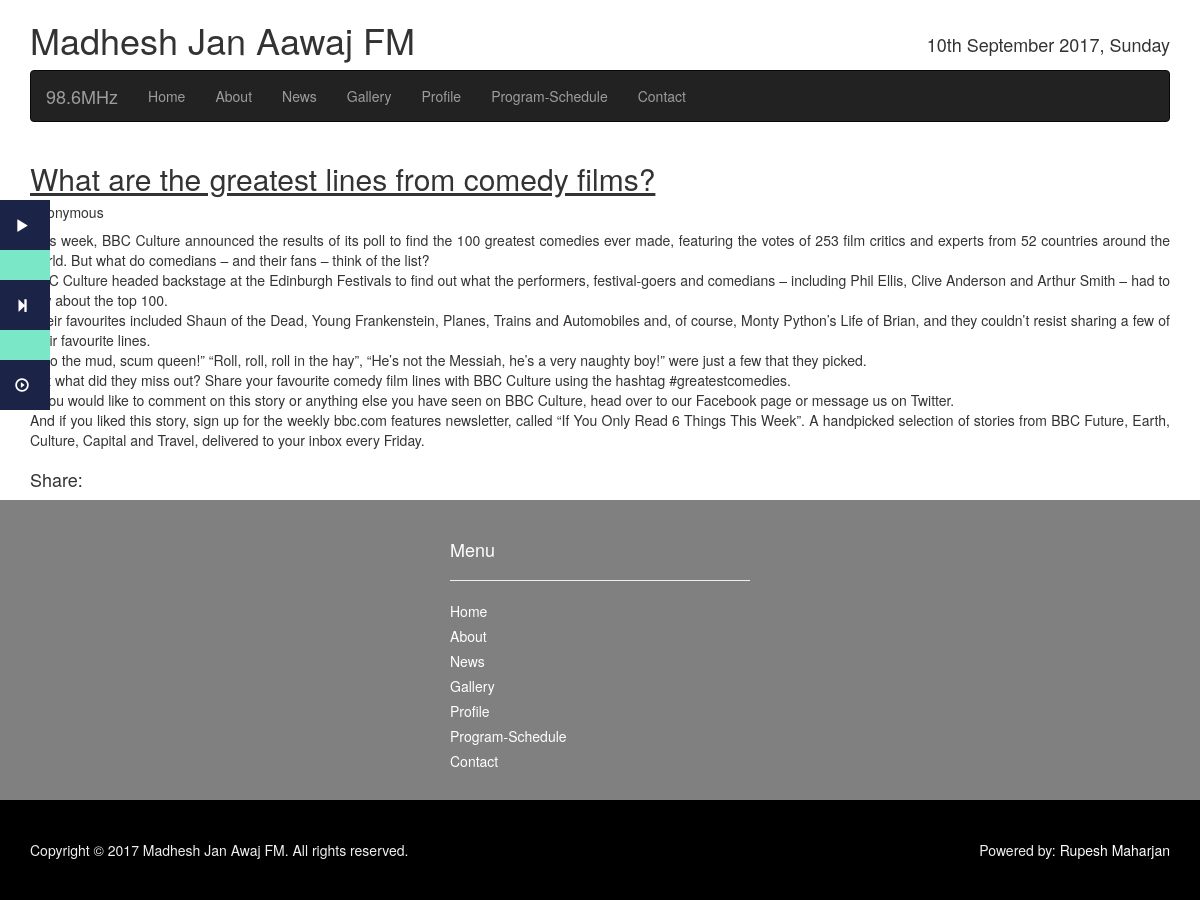
The page /fm_app/listsofnews/9 on the database its author committed.
### fm_app/models.py (models this page shows, shortened)
class Schedule(models.Model):
    host = models.CharField(max_length=256, null=False)
    title = models.CharField(max_length=256, null=False)
    start_time = models.TimeField(auto_now=False)
    end_time = models.TimeField(auto_now_add=False)
    day = models.ForeignKey('Day')

class NewsModel(models.Model):
    NEWS_TYPES = (
    ('SPORTS','Sports News'),
    ('LOCAL','Local News'),
    ('NATIONAL','National News'),
    ('INTERNATIONAL', 'International News'),
    )
    title = models.CharField(max_length=256)
    news = models.TextField()
    src_name = models.CharField(max_length=256, null=True, blank = True, default = 'Anonymous')
    image = models.ImageField(upload_to = 'images/news_img', null=True, blank=True)
    uploaded_date = models.DateTimeField(default = timezone.now)
    published_date = models.DateTimeField()
    newstype = models.CharField(max_length = 30, choices=NEWS_TYPES, default = 'SPORTS')
    flashNews = models.BooleanField(default=False)
    topNews = models.BooleanField(default=False)

### fm_app/views.py (the view)
# urls.py: url(r'^listsofnews/(?P<pk>\d+)$', views.NewsDetailView.as_view(), name='news_details'),
class NewsDetailView(generic.DetailView):
    context_object_name = 'news_details'
    model = models.NewsModel
    def get_context_data(self, **kwargs):
        context = super(NewsDetailView, self).get_context_data(**kwargs)
        context['nowplaying'] = models.Schedule.objects\
                                    .filter(day__name_of_day = today,
                                            end_time__gt = current_time)\
                                    .order_by('start_time')[:2]
        return context

### templates/fm_app/newsmodel_detail.html (shortened to what this page needs)
{% extends "fm_app/base.html" %}
{% block content %}
  <div style="float:left;">
    <h2><u>{{news_details.title}}</u></h2>
    <h5>{{news_details.src_name}}</h5>
    <p style="text-align:justify;">{{news_details.news|linebreaksbr}}</p>
  </div>
  <div style="float:left; width:100%;">
    <div style="float:left;margin-right:10px;">
      <h4>Share:</h4>
    </div>
</div>
{% endblock %}

### templates/fm_app/base.html (shortened to what this page needs)
<!DOCTYPE html>
{% load staticfiles %}
{% load tz %}
<html>
<head>
  <link rel="stylesheet" href="https://maxcdn.bootstrapcdn.com/bootstrap/3.3.7/css/bootstrap.min.css">
  <link rel="stylesheet" href="{% static 'fm_app/css/style.css' %}">
  <link rel="stylesheet" href="https://maxcdn.bootstrapcdn.com/bootstrap/3.3.7/css/bootstrap.min.css">
</head>
<body>
  <div class="constant">
      {% now 'P' as currtime %}
      {% for program in nowplaying %}
        {% if currtime >= program.start_time|time:"P" and currtime < program.end_time|time:"P" %}
                  <div class="nowplaying">
                    <div class="nowplaying_button">
                        <span class="glyphicon glyphicon-play"></span>
                    </div>
                    <div class="nowplaying_program_name">
                        <p>{{ program.title }}</p>
                    </div>
                  </div>
          {% else %}
                  <div class="nextplaying">
                    <div class="nextplaying_button">
                      <span class="glyphicon glyphicon-step-forward"></span>
                    </div>
                    <div class="nextplaying_program_name">
                    <p>@{{program.start_time}} {{ program.title }}</p>
                    </div>
                  </div>
        {% endif %}
      {% endfor %}
      <div class="fmradio">
        <div class="fmradio_btn">
          <span class="glyphicon glyphicon-play-circle"></span>
        </div>
    </div>
  </div>
  <div class="container">
    <h1 style="float:left;">Madhesh Jan Aawaj FM</h1>
    <h4 style="float:right; padding-top:25px;">{% now "jS F Y, l" %}</h4>
  </div>
  <div class="container">
    <nav class="navbar navbar-inverse">
      <a href="{% url 'homepage'%}" class="nav navbar-brand">98.6MHz</a>
      <ul class="nav navbar-nav navbar-left">
        <li class="nav navbar-link"><a href="{% url 'homepage'%}">Home</a></li>
        <li class="nav navbar-link"><a href="{% url 'fm_app:about' %}">About</a></li>
        <li class="nav navbar-link"><a href="{% url 'fm_app:listofnews' %}">News</a></li>
        <li class="nav navbar-link"><a href="{% url 'fm_app:gallery' %}">Gallery</a></li>
        <li class="nav navbar-link"><a href="{% url 'fm_app:profiles' %}">Profile</a></li>
        <li class="nav navbar-link"><a href="{% url 'fm_app:schedule'%}">Program-Schedule</a></li>
        <li class="nav navbar-link"><a href="{% url 'fm_app:contact'%}">Contact</a></li>
      </ul>
    </nav>
  </div>
  <div class="container">
    {% block content %}
    {% endblock %}
  </div>
  <div class="mini_content">
    <div class="container">
      <div class="calender">
      </div>
      <div class="menus_below">
        <h4>Menu</h4>
        <hr>
        <ul>
          <li><a href="{% url 'homepage'%}">Home</a></li>
          <li><a href="{% url 'fm_app:about' %}">About</a></li>
          <li><a href="{% url 'fm_app:listofnews' %}">News</a></li>
          <li><a href="{% url 'fm_app:gallery' %}">Gallery</a></li>
          <li><a href="{% url 'fm_app:profiles' %}">Profile</a></li>
          <li><a href="{% url 'fm_app:schedule'%}">Program-Schedule</a></li>
          <li><a href="{% url 'fm_app:contact'%}">Contact</a></li>
        </ul>
      </div>
      <div class="fb_block">
        <iframe src="https://www.facebook.com/plugins/page.php?href=https%3A%2F%2Fwww.facebook.com%2FMadhesh-Jan-Aawaj-FM-986-MHz-282602768538347%2F&tabs&width=380&height=300&small_header=false&adapt_container_width=true&hide_cover=false&show_facepile=true&appId" width="380" height="300" style="border:none;overflow:hidden" scrolling="no" frameborder="0" allowTransparency="true"></iframe>
      </div>
  </div>
  <div class="footer">
    <div class=" container">
      <p style="float: left;">Copyright &copy; 2017 Madhesh Jan Awaj FM. All rights reserved.</p>
      <p style="float:right;">Powered by: <a href="https://www.linkedin.com/in/rupesh-maharjan-882229146/" style="color: #fff; text-decoration: none;" target="_blank">Rupesh Maharjan</a></p>
    </div>
  </div>
</body>
</html>

### static/fm_app/css/style.css (style rules this page uses)
body { background: #fff; }
.mini_content { background: grey; }
.calender { float: left; width: 380px; height: 300px; padding: 15px; }
.menus_below { float: left; width: 380px; height: 300px; padding-left: 40px; padding-top: 40px; padding-right: 40px; }
.menus_below h4, .menus_below ul li a, .menus_below ul, .menus_below li { margin: 0px; padding: 0px; color: #fff; }
.menus_below ul li { list-style: none; margin-bottom: 5px; }
.fb_block { float: left; margin: auto; width: 380px; height: 300px; padding-top: 45px; }
.footer { background: #000; padding-top: 40px; height:100px; color: #f1f1f1; }
.constant { top:200px; left: -150px; position: fixed; width: 200px; background: #d5d5d5; z-index: 1; }
.nowplaying, .nextplaying, .fmradio { float: left; }
.nowplaying_program_name, .nextplaying_program_name { float: left; width: 100%; color: #171D1C; background: #7AE7C7; }
.nowplaying_button, .nextplaying_button, .fmradio_btn { float: left; padding-left: 15px; padding-top: 15px; width: 50px; height: 50px; background: #1B2347; color: #fff; }

### rows shown on the page
NewsModel: title "What are the greatest lines from comedy films?", src_name "Anonymous", news "This week, BBC Culture announced the results of its poll to find the 100 greatest comedies ever made, featuring the votes of 253 film critics and experts from 52 countries around the world. But what do comedians – and their fans – think of the list? BBC Culture headed backstage at the Edinburgh Festivals to find out what the performers, festival-goers and comedians – including Phil Ellis, Clive Anderson and Arthur Smith – had to say about the top 100. Their favourites included Shaun of the Dead, Young Frankenstein, Planes, Trains and Automobiles and, of course, Monty Python’s Life of Brian, and they couldn’t resist sharing a few of their favourite lines. “Into the mud, scum queen!” “Roll,…"
